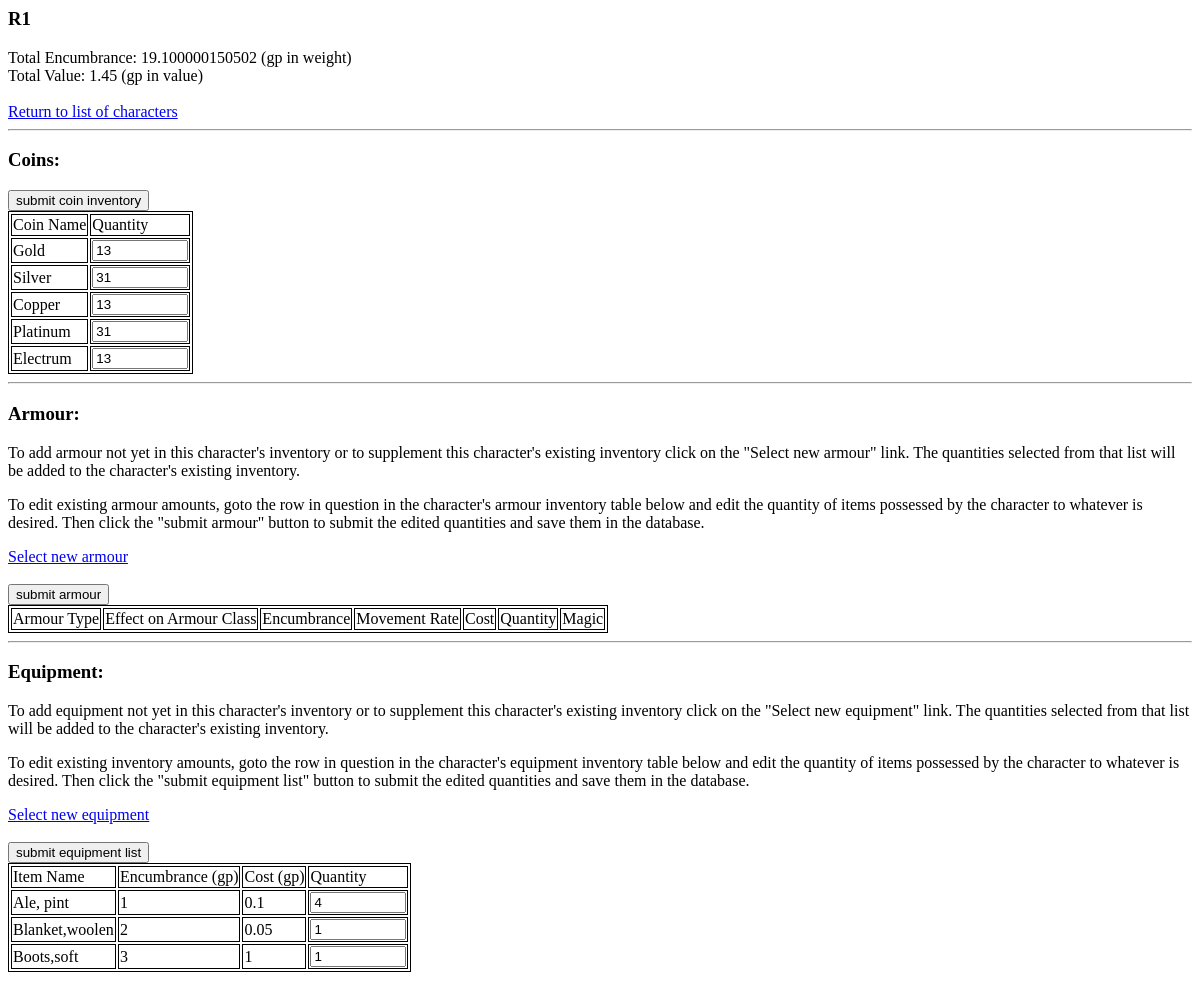
The app's page /osric_character_tools/equipcharacter.php?CharacterId=45, older data.
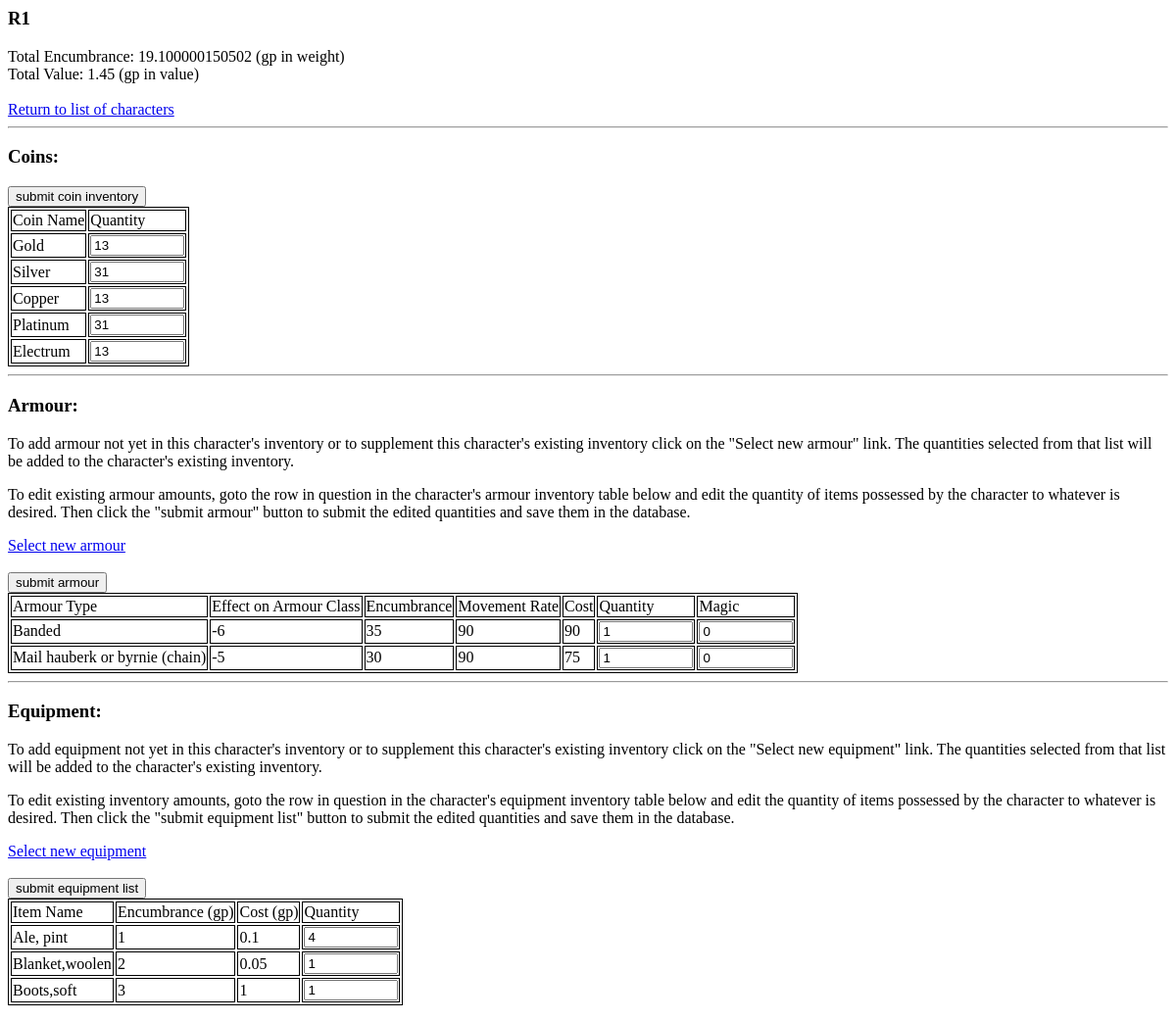
The same page, newer data.
### tables this page shows
CREATE TABLE IF NOT EXISTS `characters` (
  `CharacterName` varchar(255) NOT NULL,
  `CharacterGender` int(11) NOT NULL,
  `CharacterAge` float NOT NULL,
  `CharacterHeight` float NOT NULL,
  `CharacterWeight` float NOT NULL,
  `CharacterId` bigint(20) unsigned NOT NULL AUTO_INCREMENT,
  `CharacterAlignment` int(11) NOT NULL,
  `RaceId` bigint(20) NOT NULL,
  PRIMARY KEY (`CharacterId`)
);

CREATE TABLE IF NOT EXISTS `character_coins` (
  `CharacterId` bigint(20) NOT NULL,
  `CoinId` bigint(20) NOT NULL,
  `Quantity` int(11) NOT NULL,
  PRIMARY KEY (`CharacterId`,`CoinId`)
);

CREATE TABLE IF NOT EXISTS `coins` (
  `CoinId` bigint(20) unsigned NOT NULL AUTO_INCREMENT,
  `CoinName` varchar(16) NOT NULL,
  `CoinValueInGoldCoins` float NOT NULL,
  `CoinEncumbranceInLbs` float NOT NULL,
  PRIMARY KEY (`CoinId`),
  UNIQUE KEY `CoinId` (`CoinId`)
);

CREATE TABLE IF NOT EXISTS `character_items` (
  `CharacterId` bigint(20) NOT NULL,
  `ItemId` bigint(20) NOT NULL,
  `Quantity` int(11) NOT NULL,
  PRIMARY KEY (`CharacterId`,`ItemId`)
);

CREATE TABLE IF NOT EXISTS `items` (
  `ItemName` varchar(64) DEFAULT NULL,
  `ItemEncumbrance` float NOT NULL,
  `ItemCost` float NOT NULL,
  `ItemId` bigint(20) unsigned NOT NULL AUTO_INCREMENT,
  UNIQUE KEY `ItemId` (`ItemId`)
);

CREATE TABLE IF NOT EXISTS `character_armour` (
  `CharacterId` bigint(20) NOT NULL,
  `ArmourId` bigint(20) NOT NULL,
  `Quantity` int(11) NOT NULL,
  `ArmourMagic` int(11) NOT NULL DEFAULT '0',
  `EquipmentStatusId` int(11) NOT NULL DEFAULT '1',
  PRIMARY KEY (`CharacterId`,`ArmourId`)
);

CREATE TABLE IF NOT EXISTS `armour` (
  `ArmourId` bigint(20) NOT NULL AUTO_INCREMENT,
  `ArmourType` varchar(32) DEFAULT NULL,
  `ArmourEncumbrance` float NOT NULL,
  `ArmourMovementRate` float NOT NULL,
  `ArmourEffectOnArmourClass` int(11) NOT NULL,
  `ArmourCost` float NOT NULL,
  PRIMARY KEY (`ArmourId`)
);

### osric_character_tools/inc/charactertblfuncs.inc (called while the page is built, shortened)
<?php
function getCharacter($cxn,$characterId)
{
	if($characterId == -1)
	{
		$row['CharacterName'] = "Dummy";
		$row['CharacterGender'] = "1";
		$row['CharacterAge'] = "42";
		$row['CharacterHeight'] = "65";
	}
	else
	{
		$query = sprintf("SELECT * FROM `characters` WHERE CharacterId='%s'",$characterId);
		$result = mysqli_query($cxn,$query) or die("Couldn't execute query.");
		$row = mysqli_fetch_assoc($result);
	}
	return $row;
}
?>

### osric_character_tools/inc/characterInventory.inc (called while the page is built, shortened)
<?php
function getTotalItemEncumbrance($cxn, $characterId)
{
	$query = "SELECT SUM(e.TotalItemEncumbrance) AS TotalEncumbrance FROM (SELECT (i.ItemEncumbrance * ci.Quantity) AS TotalItemEncumbrance FROM character_items ci INNER JOIN items i ON ci.ItemId = i.ItemId WHERE ci.CharacterId = '{$characterId}') AS e";
	$result = mysqli_query($cxn,$query) or die("Couldn't execute getTotalEncumbrance query.");
	$row = mysqli_fetch_assoc($result);
	return $row['TotalEncumbrance'];
}
function getTotalCoinEncumbrance($cxn, $characterId)
{
    $query = "SELECT SUM(e.TotalCoinEncumbrance) AS TotalEncumbrance FROM (SELECT (c.CoinEncumbranceInLbs * cc.Quantity) AS TotalCoinEncumbrance FROM character_coins cc INNER JOIN coins c ON cc.CoinId = c.CoinId WHERE cc.CharacterId = '{$characterId}') AS e";
    $result = mysqli_query($cxn,$query) or die("Couldn't execute getTotalCoinEncumbrance.");
    $row = mysqli_fetch_assoc($result);
    return $row['TotalEncumbrance'];
}
function getTotalCost($cxn, $characterId)
{
	$query = "SELECT SUM(e.TotalItemCost) AS TotalCost FROM (SELECT (ci.Quantity * i.ItemCost) AS TotalItemCost FROM character_items ci INNER JOIN items i ON ci.ItemId = i.ItemId WHERE ci.CharacterId = '{$characterId}') AS e";
	$result = mysqli_query($cxn,$query) or die("Couldn't execute getTotalCost query.");
	$row = mysqli_fetch_assoc($result);
	return $row['TotalCost'];
}
?>

### osric_character_tools/equipcharacter.php (the view, shortened to what this page needs)
<?php
include("./inc/misc.inc");
include("./inc/characterInventory.inc");
include("./inc/charactertblfuncs.inc");
$characterId = $_REQUEST['CharacterId'];
$cxn = mysqli_connect($host,$user,$passwd,$dbname) or die("Couldn't connect to server");
$character = getCharacter($cxn,$characterId);
$characterName = $character['CharacterName'];
$totalItemEncumbrance = getTotalItemEncumbrance($cxn,$characterId);
$totalCoinEncumbrance = getTotalCoinEncumbrance($cxn,$characterId);
$totalEncumbrance = $totalItemEncumbrance + $totalCoinEncumbrance;
$totalValue = getTotalCost($cxn,$characterId);
?>
<html>
<link rel="stylesheet" type="text/css" href="./css/class.css" />
<body>
<form action="editCharacterInventory.php" method="POST">
<?php
echo "<h3>{$characterName}</h3>";
echo "Total Encumbrance: ";
echo "{$totalEncumbrance} (gp in weight)";
echo "<br/>";
echo "Total Value: ";
$totalValueStr = sprintf("%01.2f",$totalValue);
echo "{$totalValueStr} (gp in value)";
echo "<br/><br/>";
echo "<a href='characters.php'>Return to list of characters</a>";
echo "<hr/>";
echo "<h3>Coins:</h3>";
echo "<div><input type='submit' value='submit coin inventory'/></div>";
echo "<table id='osric_character_coins'>";
echo "<tr><td>Coin Name</td><td>Quantity</td></tr>";
$query = "SELECT * FROM character_coins cc INNER JOIN coins c on cc.CoinId = c.CoinId WHERE cc.CharacterId = $characterId";
$result = mysqli_query($cxn,$query) or die("Couldn't execute query.");
while($row = mysqli_fetch_assoc($result))
{
    echo "<tr>";
    echo "<td>{$row['CoinName']}</td>";
    $coinId = $row['CoinId'];
	if($row['Quantity']){
		$coinQuantity = $row['Quantity'];
	}
	else {
		$coinQuantity = 0;
	}
	echo "<td><input type='number' min='0' max='9999999' name='editedCoin{$coinId}' value='{$coinQuantity}'></input></td>";
    echo "</tr>";
}
echo "</table>";
echo "<hr/>";
echo "<h3>Armour:</h3>";
echo "<p>To add armour not yet in this character's inventory or to supplement this character's existing inventory click on the \"Select new armour\" link.  The quantities selected from that list will be added to the character's existing inventory.</p>";
echo "<p>To edit existing armour amounts, goto the row in question in the character's armour inventory table below and edit the quantity of items possessed by the character to whatever is desired.  Then click the \"submit armour\" button to submit the edited quantities and save them in the database.</p>";
echo "<div><a href='selectarmour.php?CharacterId={$characterId}'>Select new armour</a></div>";
echo "<br/>";
echo "<div><input type='submit' value='submit armour'/></div>";
echo "<table id='osric_character_armour'>";
echo "<tr><td>Armour Type</td><td>Effect on Armour Class</td><td>Encumbrance</td><td>Movement Rate</td><td>Cost</td><td>Quantity</td><td>Magic</td></tr>";
$query = "SELECT * FROM character_armour ca INNER JOIN armour a ON ca.ArmourId = a.ArmourId WHERE ca.CharacterId = $characterId";
$result = mysqli_query($cxn,$query) or die("Couldn't execute query.");
$armourQuantity = 0;
while($row = mysqli_fetch_assoc($result))
{
    echo "<tr>";
	echo "<td>{$row['ArmourType']}</td>";
	echo "<td>{$row['ArmourEffectOnArmourClass']}</td>";
    echo "<td>{$row['ArmourEncumbrance']}</td>";
    echo "<td>{$row['ArmourMovementRate']}</td>";
	echo "<td>{$row['ArmourCost']}</td>";
    $armourId = $row['ArmourId'];
	if($row['Quantity']){
		$armourQuantity = $row['Quantity'];
	}
	else {
		$armourQuantity = 0;
	}
    $armourMagic = $row['ArmourMagic'];
	echo "<td><input type='number' min='0' max='9999999' name='editedArmour{$armourId}' value='{$armourQuantity}'></input></td>";
    echo "<td><input type='number' min='0' max='9999999' name='editedArmourMagic{$armourId}' value='{$armourMagic}'></input></td>";
    echo "</tr>";
}
echo "</table>";
echo "<hr/>";
echo "<h3>Equipment:</h3>";
echo "<p>To add equipment not yet in this character's inventory or to supplement this character's existing inventory click on the \"Select new equipment\" link.  The quantities selected from that list will be added to the character's existing inventory.</p>";
echo "<p>To edit existing inventory amounts, goto the row in question in the character's equipment inventory table below and edit the quantity of items possessed by the character to whatever is desired.  Then click the \"submit equipment list\" button to submit the edited quantities and save them in the database.</p>";
echo "<div><a href='selectequipment.php?CharacterId={$characterId}'>Select new equipment</a></div>";
echo "<br/>";
echo "<div><input type='submit' value='submit equipment list'/></div>";
echo "<table id='osric_character_equipment'>";
echo "<tr><td>Item Name</td><td>Encumbrance (gp)</td><td>Cost (gp)</td><td>Quantity</td></tr>";
$query = "SELECT * FROM character_items ci INNER JOIN items i ON ci.ItemId = i.ItemId WHERE ci.CharacterId = $characterId";
$result = mysqli_query($cxn,$query) or die("Couldn't execute query.");
$itemQuantity = 0;
while($row = mysqli_fetch_assoc($result))
{
	echo "<tr>";
	echo "<td>{$row['ItemName']}</td>";
	echo "<td>{$row['ItemEncumbrance']}</td>";
	echo "<td>{$row['ItemCost']}</td>";
	$itemId = $row['ItemId'];
	if($row['Quantity']){
		$itemQuantity = $row['Quantity'];
	}
	else {
		$itemQuantity = 0;
	}
	echo "<td><input type='number' min='0' max='9999999' name='editedItem{$itemId}' value='{$itemQuantity}'></input></td>";
	echo "</tr>";
}
echo "</table>";
?>
</form>
</body>
</html>

### osric_character_tools/css/class.css (style rules this page uses)
table,td { border: 1px solid black; }

Row changes from the older to the newer data that the page shows:
added character_armour: ArmourId.ArmourType "Banded", ArmourId.ArmourEffectOnArmourClass "-6", ArmourId.ArmourEncumbrance "35", ArmourId.ArmourMovementRate "90", ArmourId.ArmourCost "90", ArmourId+Quantity "1", ArmourMagic "0"
added character_armour: ArmourId.ArmourType "Mail hauberk or byrnie (chain)", ArmourId.ArmourEffectOnArmourClass "-5", ArmourId.ArmourEncumbrance "30", ArmourId.ArmourMovementRate "90", ArmourId.ArmourCost "75", Quantity "1", ArmourMagic "0"
